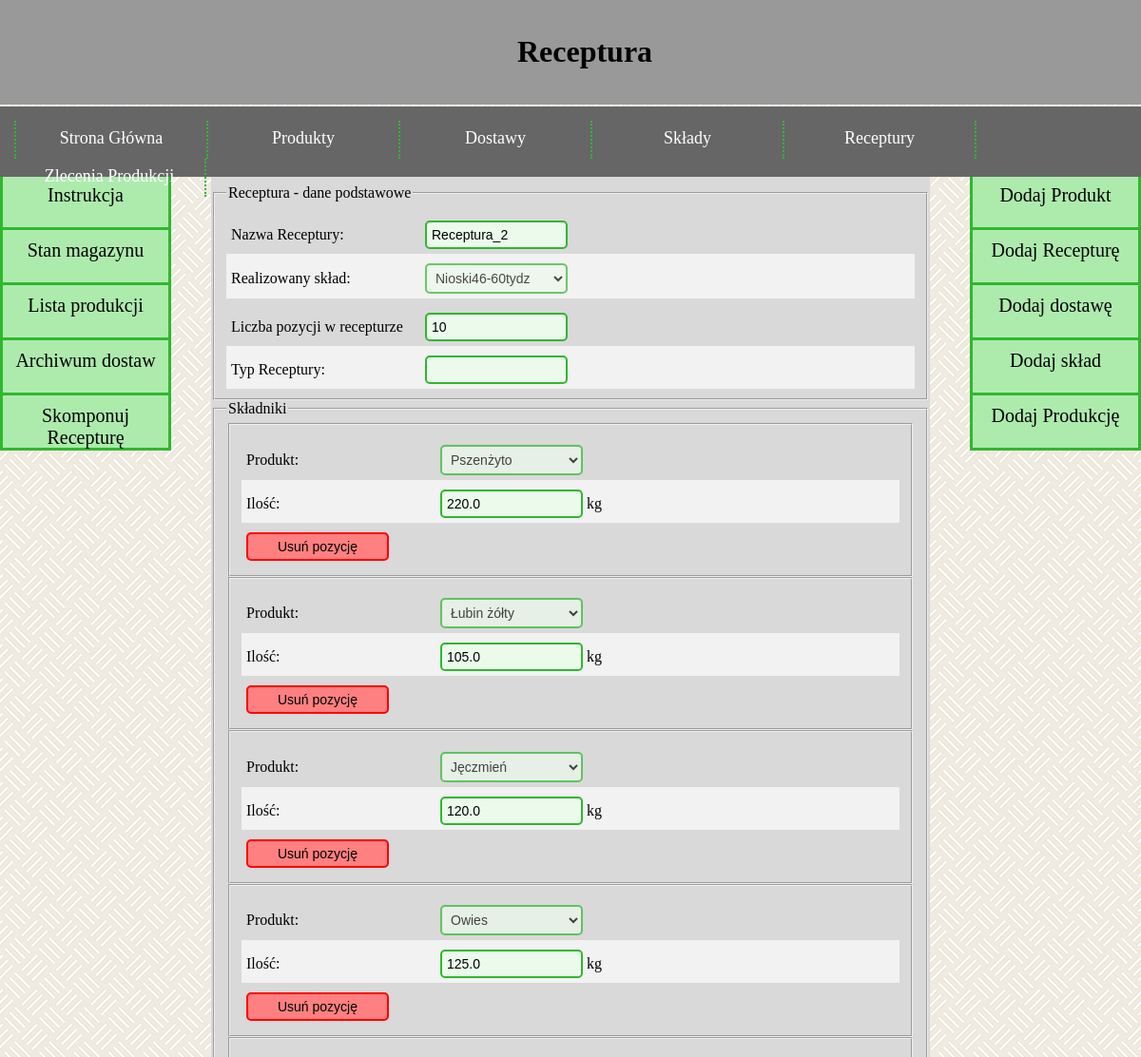
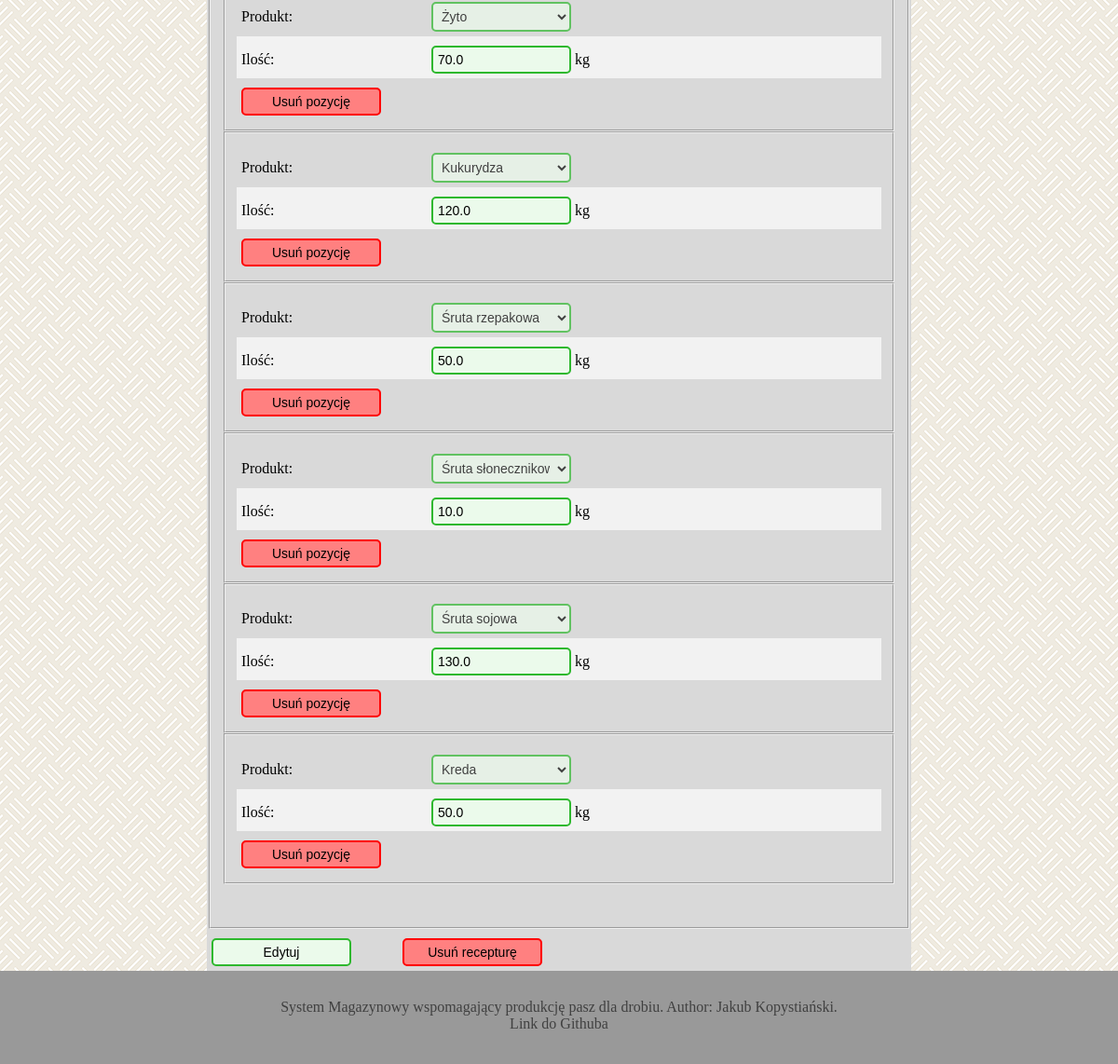
Screenshot of /warehouse/recipe/46/ with the database file from the repository (2 pictures, top to bottom).
### warehouse/models.py (models this page shows, shortened)
class Recipe(models.Model):
    composition = models.ForeignKey(Composition, models.SET_NULL, null= True, blank = True)
    number_of_positions = models.IntegerField()
    name = models.CharField(max_length= 255)
    type = models.CharField(max_length= 255)

class Composition(models.Model):
    composition_name = models.CharField(max_length=1024)
    energia_metaboliczna_min = models.FloatField()
    energia_metaboliczna_max = models.FloatField()
    lizyna = models.FloatField()
    metionina = models.FloatField()
    cystyna_metionina = models.FloatField()
    treonina = models.FloatField()
    tryptofan = models.FloatField()
    arginina = models.FloatField()
    walina = models.FloatField()
    izoleucyna = models.FloatField()
    wapn = models.FloatField()
    fosfor_przyswajalny = models.FloatField()
    sod = models.FloatField()

class RecipeElement(models.Model):
    recipe_ref = models.ForeignKey(Recipe, models.CASCADE)
    product = models.ForeignKey(Product, models.CASCADE)
    quantity = models.FloatField()

class Product(models.Model):
    product_name = models.CharField(max_length=1024)
    wilgotnosc = models.DecimalField(max_digits=3, decimal_places=1, default=12, validators=PERCENTAGE_VALIDATOR)
    energia_metaboliczna = models.FloatField()
    bialko_ogolne = models.DecimalField(max_digits=3, decimal_places=1, default=12, validators=PERCENTAGE_VALIDATOR)
    lizyna = models.FloatField()
    metionina = models.FloatField()
    cystyna = models.FloatField()
    treonina = models.FloatField()
    tryptofan = models.FloatField()
    arginina = models.FloatField()
    walina = models.FloatField()
    izoleucyna = models.FloatField()
    wapn = models.FloatField(default=0)
    fosfor_przyswajalny = models.FloatField()
    sod = models.FloatField()
    kwas_linolowy = models.FloatField()

### warehouse/views.py (the view, shortened to what this page needs)
# urls.py: path("recipe/<int:recipe_id>/", views.recipe, name="widok receptury"),
def recipe(request, recipe_id):
    latest_deliveries_list      = Delivery.objects.all()
    latest_products_list        = Product.objects.all()
    latest_compositions_list    = Composition.objects.all()
    latest_productions_list     = Production.objects.all()
    latest_recipes_list         = Recipe.objects.all()
    readonly = True
    if Recipe.objects.filter(pk=recipe_id).exists():
        recipe = Recipe.objects.get(pk = recipe_id)
        recipe_elems = RecipeElement.objects.filter(recipe_ref = recipe)
        how_many_empty = range(recipe_elems.count(), recipe.number_of_positions)
    else:
        recipe = False
        recipe_elems = False
        how_many_empty = False
    context = {
        "latest_deliveries_list": latest_deliveries_list,
        "latest_products_list": latest_products_list,
        "latest_compositions_list": latest_compositions_list,
        "latest_productions_list": latest_productions_list,
        "latest_recipes_list": latest_recipes_list,
        "recipe": recipe,
        "recipe_elems": recipe_elems,
        "newly_created" : False,
        "readonly" : readonly,
        "how_many_empty" : how_many_empty,
    }
    return render(request, "warehouse/recipe.html", context)

### warehouse/templates/warehouse/recipe.html (shortened to what this page needs)
{% extends "base.html" %}
{% block title %}Receptura{% endblock %}
{% block content %}
  {% if recipe %}
    <form method="POST">
    <fieldset><legend>Receptura - dane podstawowe</legend>
          <div class="control1">
            <label for="name">Nazwa Receptury:</label>
            <input type="text" id="name" name="name" {% if readonly %} readonly {% endif %} value={{recipe.name}}>
          </div>
          <div class="control2">
            <label for="composition">Realizowany skład:</label>
            <select id="composition" name="composition" {% if readonly %} disabled {% endif %}>
                {% for c in latest_compositions_list %}
                <option value={{c.pk}} {% if c.pk == recipe.composition.pk %} selected {% endif %}>{{c.composition_name}}</option>
                {% endfor %}
            </select>
          </div>
          <div class="control1">
            <label for="number_of_positions">Liczba pozycji w recepturze</label>
            <input type="number" id="number_of_positions" name="number_of_positions" value={{recipe.number_of_positions}} min="1" step="1" {% if readonly %} readonly {% endif %}>
          </div>
          <div class="control2">
            <label for="type">Typ Receptury:</label>
            <input type="text" id="type" name="type" {% if readonly %} readonly {% endif %} value={{recipe.type}}>
          </div>
    </fieldset>
    <fieldset><legend>Składniki</legend>
      {% for i in recipe_elems %}
      <div><fieldset>
        {% with elem_id=forloop.counter0|stringformat:"d" %}
        {% with product_name="product"|add:elem_id %}
          <div class="control1">
            <label for={{product_name}}>Produkt:</label>
            <select id={{product_name}} name={{product_name}} {% if readonly %} disabled {% endif %}>
              {% for prod in latest_products_list %}
                <option value={{prod.pk}} {% if prod.pk == i.product.pk %} selected {% endif %}>{{prod.product_name}}</option>
              {% endfor %}
            </select>
          </div>
        {% endwith %}
        {% with quantity_name="quantity"|add:elem_id %}
          <div class="control2">
            <label for={{quantity_name}}>Ilość:</label>
            <input type="number" id={{quantity_name}} name={{quantity_name}} value={{i.quantity}} step="0.1" {% if readonly %} readonly {% endif %}>
            kg
          </div>
        {% endwith %}
        {% with delete_name="delete"|add:elem_id %}
          <input class="red_button" type="submit" name={{delete_name}} value="Usuń pozycję"/>
        {% endwith %}
        {% endwith %}
      </fieldset></div>
      {% endfor %}
            <br/><br/>
    </fieldset>
    </form>
    {% if readonly %}
    <form method="POST">
      <input class="green_button" type="submit" name="edit" value="Edytuj"/>
    </form>
    <div style="width: 50px; height: 10px; float: left;"></div>
    <form method="POST">
      <input class="red_button" type="submit" name="delete" value="Usuń recepturę"/>
    </form>
    {% endif %}
  {% endif %}
{% endblock %}

### warehouse/static/warehouse/style.css (style rules this page uses)
:root { --gray_1: #f2f2f2; --gray_2: #d9d9d9; --gray_3: #bfbfbf; --gray_4: #999999; --gray_5: #666666; --gray_6: #404040; --gray_7: #262626; --green_1: #ebfaeb; --green_2: #adebad; --green_3: #85e085; --green_4: #5cd65c; --green_5: #33cc33; --green_6: #2eb82e; --green_7: #248f24; --green_8: #1f7a1f; --green_9: #145214; --red_1: #ff8080; --red_2: #ff0000; }
body { background-image: url("tlo.png"); color: white; margin: 0; }
input[type=number], input[type=date], input[type=text] { width: 150px; background-color: var(--green_1); color: black; border: 2px solid var(--green_6); border-radius: 5px; font-size: 14px; padding: 5px; box-sizing: border-box; outline: none; margin-top: 10px; }
.control2 { background-color: var(--gray_1); padding: 0px 0px 5px 5px ; }
.control1 > label, .control2 > label { display: inline-block; width: 200px; }
.control1 { padding: 5px 0px 5px 5px ; }
.control1 > select, .control2 > select { width: 150px; background-color: var(--green_1); color: black; border: 2px solid var(--green_6); border-radius: 5px; font-size: 14px; padding: 5px; box-sizing: border-box; margin-top: 10px; }
.red_button { background-color: var(--red_1); border: 2px solid var(--red_2); border-radius: 5px; float: left; margin-left: 5px; margin-bottom: 5px; width: 150px; color: black; font-size: 14px; padding: 5px; box-sizing: border-box; outline: none; margin-top: 10px; }
.green_button { background-color: var(--green_1); border: 2px solid var(--green_6); border-radius: 5px; margin-left: 5px; margin-bottom: 5px; float: left; margin-left: 5px; margin-bottom: 5px; width: 150px; color: black; font-size: 14px; padding: 5px; box-sizing: border-box; outline: none; margin-top: 10px; }

### rows the page displays
Recipe: name "Receptura_2", composition "Nioski46-60tydz", number_of_positions "10"
RecipeElement: product.product_name "Pszenżyto", quantity "220.0"
RecipeElement: product.product_name "Łubin żółty", quantity "105.0"
RecipeElement: product.product_name "Jęczmień", quantity "120.0"
RecipeElement: product.product_name "Owies", quantity "125.0"
RecipeElement: product.product_name "Żyto", quantity "70.0"
RecipeElement: product.product_name "Kukurydza", quantity "120.0"
RecipeElement: product.product_name "Śruta rzepakowa", quantity "50.0"
RecipeElement: product.product_name "Śruta słonecznikowa", quantity "10.0"
RecipeElement: product.product_name "Śruta sojowa", quantity "130.0"
RecipeElement: product.product_name "Kreda", quantity "50.0"
